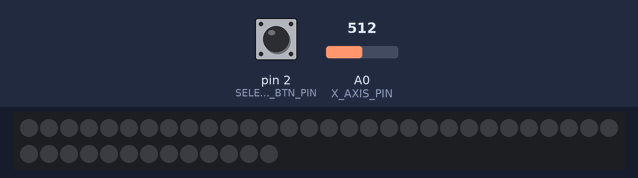
Simulated run of this sketch. Board: Arduino Uno, built with avr-gcc and run on an emulated ATmega328P. Shown: 43 RGB LEDs in strip order, left to right, continuing on the next row. Inputs (shaded band) come from the test bench; at power-on: A0 (X_AXIS_PIN) = 512, pin 2 (SELECT_BTN_PIN) HIGH. Dim RGB values are drawn brighter than linear.

Above: at 1.2 s.
1.3 s: A0 (X_AXIS_PIN) set to 596
2.8 s: A0 (X_AXIS_PIN) set to 625
At 2.89 s:
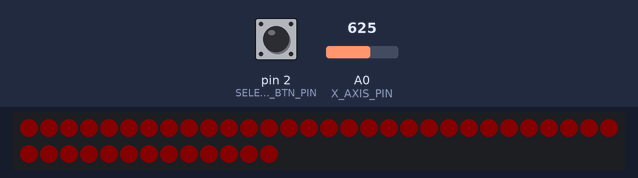
4.4 s: pin 2 (SELECT_BTN_PIN) pulled LOW for 0.15 s
At 5.29 s:
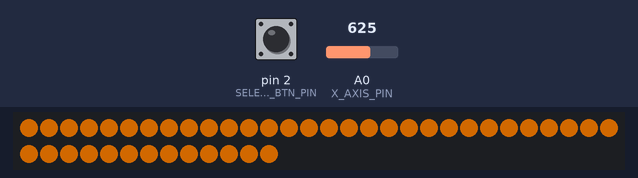
6.9 s: pin 2 (SELECT_BTN_PIN) pulled LOW for 1 s
At 7.96 s:
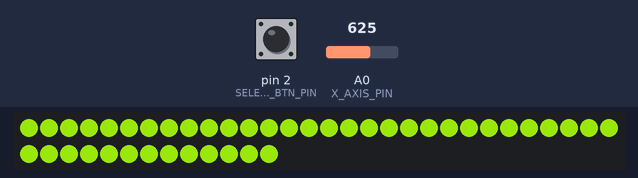
10.7 s: pin 2 (SELECT_BTN_PIN) pulled LOW for 0.15 s
At 13.2 s:
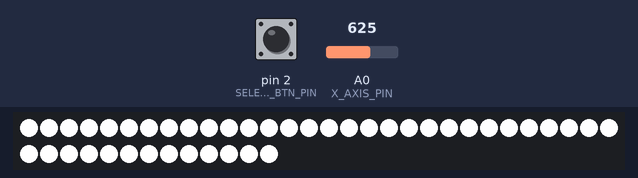

The sketch:

driver.ino
```cpp
#include <NeoPixelBus.h>

const uint16_t PIXEL_COUNT = 43;
const uint8_t PIXEL_PIN = 10;
const uint8_t SELECT_BTN_PIN = 2;
const uint8_t X_AXIS_PIN = A0;
const uint8_t Y_AXIS_PIN = A1;

const int OFFSET = 1024 / 2;
const int BUCKET_COUNT = 10;
const int BUCKET_WIDTH = 1024 / BUCKET_COUNT;
const int MULTIPLIER = 1<<2;

const NeoPixelBus<NeoGrbwFeature, Neo800KbpsMethod> strip(PIXEL_COUNT, PIXEL_PIN);

const RgbwColor color;
uint8_t* const color_components[] = {&color.R, &color.G, &color.B, &color.W};
const int COLOR_COMPONENT_COUNT = sizeof(color_components) / sizeof(color_components[0]);
int color_component_index = 0;
volatile int should_set_next_rgbw = false;

void setup() {
  pinMode(PIXEL_PIN, OUTPUT);
  pinMode(X_AXIS_PIN, INPUT);
  pinMode(Y_AXIS_PIN, INPUT);
  pinMode(SELECT_BTN_PIN, INPUT_PULLUP);
  attachInterrupt(digitalPinToInterrupt(SELECT_BTN_PIN), set_next_rgbw_ISR, CHANGE);
}

void set_next_rgbw_ISR() {
  while (digitalRead(SELECT_BTN_PIN) == LOW);
  should_set_next_rgbw = true;
}

void clear_ISRs() {
  should_set_next_rgbw = false;
}

void set_next_rgbw() {
  color_component_index = (color_component_index + 1) % COLOR_COMPONENT_COUNT;
}

void update_color_component() {
  const int value_delta = MULTIPLIER * ((analogRead(X_AXIS_PIN) - OFFSET) / BUCKET_WIDTH);
  const int new_value = *color_components[color_component_index] + value_delta;
  *color_components[color_component_index] = min(max(new_value, 0), color.Max);
}

void update_strip() {
  for (int i = 0; i < PIXEL_COUNT; i++) {
    strip.SetPixelColor(i, color);
  }

  strip.Show();
}

void loop() {
  if (should_set_next_rgbw) {
    set_next_rgbw();
  }

  update_color_component();
  update_strip();

  clear_ISRs();
  delay(50);
}
```

Measured:
- the behaviour switches between 613 and 614 on A0 (X_AXIS_PIN) (found by bisection; images 0 and 1)
- after the input at 1.3 s, every drawn part: stays the same
- after the input at 2.8 s, the LEDs: first change at once (image 1 shows a later state)
